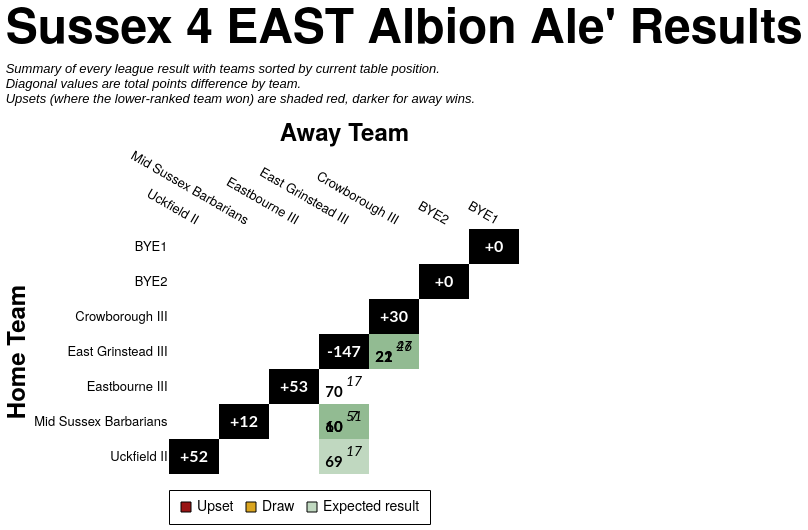

This figure's Vega-Lite source:
### Vega-Lite specification from a JSON file in a GitHub repository (floating-point values rounded to 4 significant figures)
{"config": {"axis": {"labelFont": "PT Sans Narrow, Helvetica Neue, Helvetica, Arial, sans-serif", "titleFont": "PT Sans Narrow, Helvetica Neue, Helvetica, Arial, sans-serif", "labelFontSize": 13, "titleFontSize": 24, "gridColor": "#202947", "gridOpacity": 0.2, "zindex": 1}, "text": {"font": "Lato, sans-serif"}, "bar": {"cornerRadiusEnd": 5}, "header": {"labelFont": "PT Sans Narrow, Helvetica Neue, Helvetica, Arial, sans-serif", "titleFont": "PT Sans Narrow, Helvetica Neue, Helvetica, Arial, sans-serif", "labelFontSize": 24, "titleFontSize": 28, "labelFontWeight": "bold", "orient": "left"}, "legend": {"labelFont": "PT Sans Narrow, Helvetica Neue, Helvetica, Arial, sans-serif", "titleFont": "PT Sans Narrow, Helvetica Neue, Helvetica, Arial, sans-serif", "labelFontSize": 14, "titleFontSize": 16, "titlePadding": 5, "fillColor": "white", "strokeColor": "black", "padding": 10, "titleFontWeight": "lighter", "titleFontStyle": "italic", "titleColor": "gray", "offset": 10}, "title": {"font": "PT Sans Narrow, Helvetica Neue, Helvetica, Arial, sans-serif", "fontSize": 48, "fontWeight": "bold", "anchor": "start", "align": "center", "titlePadding": 20, "subtitlePadding": 10, "subtitleFontSize": 13, "subtitleColor": "", "subtitleFontStyle": "italic", "offset": 15, "color": "black"}, "axisX": {"labelAngle": 0}, "facet": {"title": null, "header": null, "align": {"row": "each", "column": "each"}, "spacing": 10}, "resolve": {"scale": {"y": "independent", "facet": "independent"}}, "background": "transparent", "scale": {"offsetBandPaddingOuter": 0.2, "offsetBandPaddingInner": 0.1}, "view": {"stroke": null, "background": "transparent"}}, "layer": [{"data": {"name": "data-11dd97be24bd089bdf8bda97d93902e6"}, "mark": {"type": "rect"}, "encoding": {"color": {"field": "unexpected_result", "legend": {"labelExpr": "datum.value === 'Upset (Away Win)' ? 'Upset' : datum.value", "labelLimit": 220, "offset": 16, "orient": "bottom", "symbolStrokeColor": "black", "symbolStrokeWidth": 1, "values": ["Upset (Away Win)", "Draw", "Expected result"]}, "scale": {"domain": ["Expected result", "Upset (Home Win)", "Upset (Away Win)", "Draw", "To be played", "N/A"], "range": ["#146f1444", "#991515bb", "#991515", "goldenrod", "white", "black"]}, "title": null, "type": "nominal"}, "opacity": {"condition": {"test": "datum.home_team == param_36['home_team'] || datum.away_team == param_36['home_team'] || !isValid(param_36['home_team'])", "value": 1.0}, "value": 0.1}, "tooltip": [{"field": "home_team", "title": "Home", "type": "nominal"}, {"field": "away_team", "title": "Away", "type": "nominal"}, {"field": "home_score_text", "title": "Home Score", "type": "nominal"}, {"field": "away_score_text", "title": "Away Score", "type": "nominal"}, {"field": "result", "title": "Result", "type": "nominal"}, {"field": "unexpected_result", "title": "Unexpectedness", "type": "nominal"}, {"field": "date", "format": "%d %b %Y", "title": "Date", "type": "temporal"}], "x": {"axis": {"domain": false, "grid": false, "labelAngle": 30, "orient": "top", "ticks": false}, "field": "away_team", "sort": ["Uckfield II", "Mid Sussex Barbarians", "Eastbourne III", "East Grinstead III", "Crowborough III", "BYE2", "BYE1"], "title": "Away Team", "type": "nominal"}, "y": {"axis": {"domain": false, "grid": false, "ticks": false}, "field": "home_team", "sort": ["BYE1", "BYE2", "Crowborough III", "East Grinstead III", "Eastbourne III", "Mid Sussex Barbarians", "Uckfield II"], "title": "Home Team", "type": "nominal"}}, "name": "view_37"}, {"data": {"name": "data-11dd97be24bd089bdf8bda97d93902e6"}, "mark": {"type": "text", "fontStyle": "italic", "size": 14, "xOffset": 10, "yOffset": -5}, "encoding": {"color": {"condition": {"test": "(datum.home_team == param_36['home_team'] || datum.away_team == param_36['home_team'] || !isValid(param_36['home_team'])) && datum.unexpected_result == 'Expected result'", "value": "black"}, "value": "white"}, "text": {"field": "away_score_text", "type": "nominal"}, "x": {"field": "away_team", "sort": ["Uckfield II", "Mid Sussex Barbarians", "Eastbourne III", "East Grinstead III", "Crowborough III", "BYE2", "BYE1"], "type": "nominal"}, "y": {"field": "home_team", "sort": ["BYE1", "BYE2", "Crowborough III", "East Grinstead III", "Eastbourne III", "Mid Sussex Barbarians", "Uckfield II"], "type": "nominal"}}, "transform": [{"filter": "datum.away_score_text != '' && datum.away_score_text != 'WO'"}]}, {"data": {"name": "data-11dd97be24bd089bdf8bda97d93902e6"}, "mark": {"type": "text", "size": 12, "xOffset": 10, "yOffset": -5}, "encoding": {"color": {"condition": {"test": "(datum.home_team == param_36['home_team'] || datum.away_team == param_36['home_team'] || !isValid(param_36['home_team'])) && datum.unexpected_result == 'Expected result'", "value": "black"}, "value": "white"}, "text": {"field": "away_score_text", "type": "nominal"}, "x": {"field": "away_team", "sort": ["Uckfield II", "Mid Sussex Barbarians", "Eastbourne III", "East Grinstead III", "Crowborough III", "BYE2", "BYE1"], "type": "nominal"}, "y": {"field": "home_team", "sort": ["BYE1", "BYE2", "Crowborough III", "East Grinstead III", "Eastbourne III", "Mid Sussex Barbarians", "Uckfield II"], "type": "nominal"}}, "transform": [{"filter": "datum.away_score_text == 'WO'"}]}, {"data": {"name": "data-11dd97be24bd089bdf8bda97d93902e6"}, "mark": {"type": "text", "fontWeight": "bold", "size": 15, "xOffset": -10, "yOffset": 5}, "encoding": {"color": {"condition": {"test": "(datum.home_team == param_36['home_team'] || datum.away_team == param_36['home_team'] || !isValid(param_36['home_team'])) && datum.unexpected_result == 'Expected result'", "value": "black"}, "value": "white"}, "text": {"field": "home_score_text", "type": "nominal"}, "x": {"field": "away_team", "sort": ["Uckfield II", "Mid Sussex Barbarians", "Eastbourne III", "East Grinstead III", "Crowborough III", "BYE2", "BYE1"], "type": "nominal"}, "y": {"field": "home_team", "sort": ["BYE1", "BYE2", "Crowborough III", "East Grinstead III", "Eastbourne III", "Mid Sussex Barbarians", "Uckfield II"], "type": "nominal"}}, "transform": [{"filter": "datum.home_score_text != '' && datum.home_score_text != 'WO'"}]}, {"data": {"name": "data-11dd97be24bd089bdf8bda97d93902e6"}, "mark": {"type": "text", "size": 12, "xOffset": -10, "yOffset": 5}, "encoding": {"color": {"condition": {"test": "(datum.home_team == param_36['home_team'] || datum.away_team == param_36['home_team'] || !isValid(param_36['home_team'])) && datum.unexpected_result == 'Expected result'", "value": "black"}, "value": "white"}, "text": {"field": "home_score_text", "type": "nominal"}, "x": {"field": "away_team", "sort": ["Uckfield II", "Mid Sussex Barbarians", "Eastbourne III", "East Grinstead III", "Crowborough III", "BYE2", "BYE1"], "type": "nominal"}, "y": {"field": "home_team", "sort": ["BYE1", "BYE2", "Crowborough III", "East Grinstead III", "Eastbourne III", "Mid Sussex Barbarians", "Uckfield II"], "type": "nominal"}}, "transform": [{"filter": "datum.home_score_text == 'WO'"}]}, {"data": {"name": "data-c7181a663290c887d7b894ee8ee2b6f8"}, "mark": {"type": "text", "color": "white", "fontWeight": "bold", "size": 16}, "encoding": {"text": {"field": "display_text", "type": "nominal"}, "tooltip": [{"field": "home_team", "title": "Team", "type": "nominal"}, {"field": "display_text", "title": "Points Difference", "type": "nominal"}], "x": {"field": "away_team", "sort": ["Uckfield II", "Mid Sussex Barbarians", "Eastbourne III", "East Grinstead III", "Crowborough III", "BYE2", "BYE1"], "type": "nominal"}, "y": {"field": "home_team", "sort": ["BYE1", "BYE2", "Crowborough III", "East Grinstead III", "Eastbourne III", "Mid Sussex Barbarians", "Uckfield II"], "type": "nominal"}}}], "height": {"step": 35}, "params": [{"name": "param_36", "select": {"type": "point", "clear": "dblclick", "fields": ["home_team"], "on": "click"}, "value": null, "views": ["view_37"]}], "title": {"text": "Sussex 4 EAST Albion Ale' Results", "subtitle": ["Summary of every league result with teams sorted by current table position.", "Diagonal values are total points difference by team.", "Upsets (where the lower-ranked team won) are shaded red, darker for away wins."]}, "width": {"step": 50}, "$schema": "https://vega.github.io/schema/vega-lite/v5.20.1.json", "datasets": {"data-11dd97be24bd089bdf8bda97d93902e6": [{"home_team": "BYE1", "away_team": "BYE1", "match_id": null, "date": "", "home_score": null, "away_score": null, "home_walkover": null, "away_walkover": null, "result": "N/A", "home_score_text": "", "away_score_text": "", "wo_result": "", "score_text": "", "display_text": "+0", "is_diagonal": true, "result_simple": "N/A", "unexpected_result": "N/A", "unexpected_opacity": 1.0}, {"home_team": "BYE1", "away_team": "BYE2", "match_id": null, "date": "", "home_score": null, "away_score": null, "home_walkover": null, "away_walkover": null, "result": "To be played", "home_score_text": "", "away_score_text": "", "wo_result": "", "score_text": "", "display_text": "", "is_diagonal": false, "result_simple": "To be played", "unexpected_result": "To be played", "unexpected_opacity": 1.0}, {"home_team": "BYE1", "away_team": "Crowborough III", "match_id": null, "date": "", "home_score": null, "away_score": null, "home_walkover": null, "away_walkover": null, "result": "To be played", "home_score_text": "", "away_score_text": "", "wo_result": "", "score_text": "", "display_text": "", "is_diagonal": false, "result_simple": "To be played", "unexpected_result": "To be played", "unexpected_opacity": 1.0}, {"home_team": "BYE1", "away_team": "East Grinstead III", "match_id": "741899", "date": "2018-10-06T00:00:00", "home_score": null, "away_score": null, "home_walkover": false, "away_walkover": false, "result": "To be played", "home_score_text": "", "away_score_text": "", "wo_result": "", "score_text": "", "display_text": "", "is_diagonal": false, "result_simple": "To be played", "unexpected_result": "To be played", "unexpected_opacity": 1.0}, {"home_team": "BYE1", "away_team": "Eastbourne III", "match_id": null, "date": "", "home_score": null, "away_score": null, "home_walkover": null, "away_walkover": null, "result": "To be played", "home_score_text": "", "away_score_text": "", "wo_result": "", "score_text": "", "display_text": "", "is_diagonal": false, "result_simple": "To be played", "unexpected_result": "To be played", "unexpected_opacity": 1.0}, {"home_team": "BYE1", "away_team": "Mid Sussex Barbarians", "match_id": null, "date": "", "home_score": null, "away_score": null, "home_walkover": null, "away_walkover": null, "result": "To be played", "home_score_text": "", "away_score_text": "", "wo_result": "", "score_text": "", "display_text": "", "is_diagonal": false, "result_simple": "To be played", "unexpected_result": "To be played", "unexpected_opacity": 1.0}, {"home_team": "BYE1", "away_team": "Uckfield II", "match_id": null, "date": "", "home_score": null, "away_score": null, "home_walkover": null, "away_walkover": null, "result": "To be played", "home_score_text": "", "away_score_text": "", "wo_result": "", "score_text": "", "display_text": "", "is_diagonal": false, "result_simple": "To be played", "unexpected_result": "To be played", "unexpected_opacity": 1.0}, {"home_team": "BYE2", "away_team": "BYE1", "match_id": null, "date": "", "home_score": null, "away_score": null, "home_walkover": null, "away_walkover": null, "result": "To be played", "home_score_text": "", "away_score_text": "", "wo_result": "", "score_text": "", "display_text": "", "is_diagonal": false, "result_simple": "To be played", "unexpected_result": "To be played", "unexpected_opacity": 1.0}, {"home_team": "BYE2", "away_team": "BYE2", "match_id": null, "date": "", "home_score": null, "away_score": null, "home_walkover": null, "away_walkover": null, "result": "N/A", "home_score_text": "", "away_score_text": "", "wo_result": "", "score_text": "", "display_text": "+0", "is_diagonal": true, "result_simple": "N/A", "unexpected_result": "N/A", "unexpected_opacity": 1.0}, {"home_team": "BYE2", "away_team": "Crowborough III", "match_id": null, "date": "", "home_score": null, "away_score": null, "home_walkover": null, "away_walkover": null, "result": "To be played", "home_score_text": "", "away_score_text": "", "wo_result": "", "score_text": "", "display_text": "", "is_diagonal": false, "result_simple": "To be played", "unexpected_result": "To be played", "unexpected_opacity": 1.0}, {"home_team": "BYE2", "away_team": "East Grinstead III", "match_id": "741892", "date": "2018-09-22T00:00:00", "home_score": null, "away_score": null, "home_walkover": false, "away_walkover": false, "result": "To be played", "home_score_text": "", "away_score_text": "", "wo_result": "", "score_text": "", "display_text": "", "is_diagonal": false, "result_simple": "To be played", "unexpected_result": "To be played", "unexpected_opacity": 1.0}, {"home_team": "BYE2", "away_team": "Eastbourne III", "match_id": null, "date": "", "home_score": null, "away_score": null, "home_walkover": null, "away_walkover": null, "result": "To be played", "home_score_text": "", "away_score_text": "", "wo_result": "", "score_text": "", "display_text": "", "is_diagonal": false, "result_simple": "To be played", "unexpected_result": "To be played", "unexpected_opacity": 1.0}, {"home_team": "BYE2", "away_team": "Mid Sussex Barbarians", "match_id": null, "date": "", "home_score": null, "away_score": null, "home_walkover": null, "away_walkover": null, "result": "To be played", "home_score_text": "", "away_score_text": "", "wo_result": "", "score_text": "", "display_text": "", "is_diagonal": false, "result_simple": "To be played", "unexpected_result": "To be played", "unexpected_opacity": 1.0}, {"home_team": "BYE2", "away_team": "Uckfield II", "match_id": null, "date": "", "home_score": null, "away_score": null, "home_walkover": null, "away_walkover": null, "result": "To be played", "home_score_text": "", "away_score_text": "", "wo_result": "", "score_text": "", "display_text": "", "is_diagonal": false, "result_simple": "To be played", "unexpected_result": "To be played", "unexpected_opacity": 1.0}, {"home_team": "Crowborough III", "away_team": "BYE1", "match_id": null, "date": "", "home_score": null, "away_score": null, "home_walkover": null, "away_walkover": null, "result": "To be played", "home_score_text": "", "away_score_text": "", "wo_result": "", "score_text": "", "display_text": "", "is_diagonal": false, "result_simple": "To be played", "unexpected_result": "To be played", "unexpected_opacity": 1.0}, {"home_team": "Crowborough III", "away_team": "BYE2", "match_id": null, "date": "", "home_score": null, "away_score": null, "home_walkover": null, "away_walkover": null, "result": "To be played", "home_score_text": "", "away_score_text": "", "wo_result": "", "score_text": "", "display_text": "", "is_diagonal": false, "result_simple": "To be played", "unexpected_result": "To be played", "unexpected_opacity": 1.0}, {"home_team": "Crowborough III", "away_team": "Crowborough III", "match_id": null, "date": "", "home_score": null, "away_score": null, "home_walkover": null, "away_walkover": null, "result": "N/A", "home_score_text": "", "away_score_text": "", "wo_result": "", "score_text": "", "display_text": "+30", "is_diagonal": true, "result_simple": "N/A", "unexpected_result": "N/A", "unexpected_opacity": 1.0}, {"home_team": "Crowborough III", "away_team": "East Grinstead III", "match_id": "741912", "date": "2018-11-03T00:00:00", "home_score": null, "away_score": null, "home_walkover": false, "away_walkover": false, "result": "To be played", "home_score_text": "", "away_score_text": "", "wo_result": "", "score_text": "", "display_text": "", "is_diagonal": false, "result_simple": "To be played", "unexpected_result": "To be played", "unexpected_opacity": 1.0}, {"home_team": "Crowborough III", "away_team": "Eastbourne III", "match_id": null, "date": "", "home_score": null, "away_score": null, "home_walkover": null, "away_walkover": null, "result": "To be played", "home_score_text": "", "away_score_text": "", "wo_result": "", "score_text": "", "display_text": "", "is_diagonal": false, "result_simple": "To be played", "unexpected_result": "To be played", "unexpected_opacity": 1.0}, {"home_team": "Crowborough III", "away_team": "Mid Sussex Barbarians", "match_id": null, "date": "", "home_score": null, "away_score": null, "home_walkover": null, "away_walkover": null, "result": "To be played", "home_score_text": "", "away_score_text": "", "wo_result": "", "score_text": "", "display_text": "", "is_diagonal": false, "result_simple": "To be played", "unexpected_result": "To be played", "unexpected_opacity": 1.0}, {"home_team": "Crowborough III", "away_team": "Uckfield II", "match_id": null, "date": "", "home_score": null, "away_score": null, "home_walkover": null, "away_walkover": null, "result": "To be played", "home_score_text": "", "away_score_text": "", "wo_result": "", "score_text": "", "display_text": "", "is_diagonal": false, "result_simple": "To be played", "unexpected_result": "To be played", "unexpected_opacity": 1.0}, {"home_team": "East Grinstead III", "away_team": "BYE1", "match_id": "741921", "date": "2018-12-08T00:00:00", "home_score": null, "away_score": null, "home_walkover": false, "away_walkover": false, "result": "To be played", "home_score_text": "", "away_score_text": "", "wo_result": "", "score_text": "", "display_text": "", "is_diagonal": false, "result_simple": "To be played", "unexpected_result": "To be played", "unexpected_opacity": 1.0}, {"home_team": "East Grinstead III", "away_team": "BYE2", "match_id": "741914", "date": "2018-11-17T00:00:00", "home_score": null, "away_score": null, "home_walkover": false, "away_walkover": false, "result": "To be played", "home_score_text": "", "away_score_text": "", "wo_result": "", "score_text": "", "display_text": "", "is_diagonal": false, "result_simple": "To be played", "unexpected_result": "To be played", "unexpected_opacity": 1.0}, {"home_team": "East Grinstead III", "away_team": "Crowborough III", "match_id": "750544", "date": "2019-03-09T00:00:00", "home_score": 22, "away_score": 26, "home_walkover": false, "away_walkover": false, "result": "Away Win (LBP)", "home_score_text": "22", "away_score_text": "26", "wo_result": "", "score_text": "22-26", "display_text": "22-26", "is_diagonal": false, "result_simple": "Away Win", "unexpected_result": "Expected result", "unexpected_opacity": 0.25}, {"home_team": "East Grinstead III", "away_team": "Crowborough III", "match_id": "741888", "date": "2018-09-15T00:00:00", "home_score": 21, "away_score": 47, "home_walkover": false, "away_walkover": false, "result": "Away Win", "home_score_text": "21", "away_score_text": "47", "wo_result": "", "score_text": "21-47", "display_text": "21-47", "is_diagonal": false, "result_simple": "Away Win", "unexpected_result": "Expected result", "unexpected_opacity": 0.25}, {"home_team": "East Grinstead III", "away_team": "East Grinstead III", "match_id": null, "date": "", "home_score": null, "away_score": null, "home_walkover": null, "away_walkover": null, "result": "N/A", "home_score_text": "", "away_score_text": "", "wo_result": "", "score_text": "", "display_text": "-147", "is_diagonal": true, "result_simple": "N/A", "unexpected_result": "N/A", "unexpected_opacity": 1.0}, {"home_team": "East Grinstead III", "away_team": "Eastbourne III", "match_id": "741895", "date": "2018-09-29T00:00:00", "home_score": null, "away_score": null, "home_walkover": false, "away_walkover": false, "result": "To be played", "home_score_text": "", "away_score_text": "", "wo_result": "", "score_text": "", "display_text": "", "is_diagonal": false, "result_simple": "To be played", "unexpected_result": "To be played", "unexpected_opacity": 1.0}, {"home_team": "East Grinstead III", "away_team": "Mid Sussex Barbarians", "match_id": "741931", "date": "2019-01-05T00:00:00", "home_score": null, "away_score": null, "home_walkover": false, "away_walkover": false, "result": "To be played", "home_score_text": "", "away_score_text": "", "wo_result": "", "score_text": "", "display_text": "", "is_diagonal": false, "result_simple": "To be played", "unexpected_result": "To be played", "unexpected_opacity": 1.0}, {"home_team": "East Grinstead III", "away_team": "Uckfield II", "match_id": "750542", "date": "2019-02-09T00:00:00", "home_score": null, "away_score": null, "home_walkover": false, "away_walkover": false, "result": "To be played", "home_score_text": "", "away_score_text": "", "wo_result": "", "score_text": "", "display_text": "", "is_diagonal": false, "result_simple": "To be played", "unexpected_result": "To be played", "unexpected_opacity": 1.0}, {"home_team": "East Grinstead III", "away_team": "Uckfield II", "match_id": "741933", "date": "2019-01-12T00:00:00", "home_score": null, "away_score": null, "home_walkover": false, "away_walkover": false, "result": "To be played", "home_score_text": "", "away_score_text": "", "wo_result": "", "score_text": "", "display_text": "", "is_diagonal": false, "result_simple": "To be played", "unexpected_result": "To be played", "unexpected_opacity": 1.0}, {"home_team": "Eastbourne III", "away_team": "BYE1", "match_id": null, "date": "", "home_score": null, "away_score": null, "home_walkover": null, "away_walkover": null, "result": "To be played", "home_score_text": "", "away_score_text": "", "wo_result": "", "score_text": "", "display_text": "", "is_diagonal": false, "result_simple": "To be played", "unexpected_result": "To be played", "unexpected_opacity": 1.0}, {"home_team": "Eastbourne III", "away_team": "BYE2", "match_id": null, "date": "", "home_score": null, "away_score": null, "home_walkover": null, "away_walkover": null, "result": "To be played", "home_score_text": "", "away_score_text": "", "wo_result": "", "score_text": "", "display_text": "", "is_diagonal": false, "result_simple": "To be played", "unexpected_result": "To be played", "unexpected_opacity": 1.0}, {"home_team": "Eastbourne III", "away_team": "Crowborough III", "match_id": null, "date": "", "home_score": null, "away_score": null, "home_walkover": null, "away_walkover": null, "result": "To be played", "home_score_text": "", "away_score_text": "", "wo_result": "", "score_text": "", "display_text": "", "is_diagonal": false, "result_simple": "To be played", "unexpected_result": "To be played", "unexpected_opacity": 1.0}, {"home_team": "Eastbourne III", "away_team": "East Grinstead III", "match_id": "750546", "date": "2019-03-23T00:00:00", "home_score": 70, "away_score": 17, "home_walkover": false, "away_walkover": false, "result": "Home Win", "home_score_text": "70", "away_score_text": "17", "wo_result": "", "score_text": "70-17", "display_text": "70-17", "is_diagonal": false, "result_simple": "Home Win", "unexpected_result": "Expected result", "unexpected_opacity": 0.25}, {"home_team": "Eastbourne III", "away_team": "East Grinstead III", "match_id": "741919", "date": "2018-12-01T00:00:00", "home_score": null, "away_score": null, "home_walkover": false, "away_walkover": false, "result": "To be played", "home_score_text": "", "away_score_text": "", "wo_result": "", "score_text": "", "display_text": "", "is_diagonal": false, "result_simple": "To be played", "unexpected_result": "To be played", "unexpected_opacity": 1.0}, {"home_team": "Eastbourne III", "away_team": "Eastbourne III", "match_id": null, "date": "", "home_score": null, "away_score": null, "home_walkover": null, "away_walkover": null, "result": "N/A", "home_score_text": "", "away_score_text": "", "wo_result": "", "score_text": "", "display_text": "+53", "is_diagonal": true, "result_simple": "N/A", "unexpected_result": "N/A", "unexpected_opacity": 1.0}, {"home_team": "Eastbourne III", "away_team": "Mid Sussex Barbarians", "match_id": null, "date": "", "home_score": null, "away_score": null, "home_walkover": null, "away_walkover": null, "result": "To be played", "home_score_text": "", "away_score_text": "", "wo_result": "", "score_text": "", "display_text": "", "is_diagonal": false, "result_simple": "To be played", "unexpected_result": "To be played", "unexpected_opacity": 1.0}, {"home_team": "Eastbourne III", "away_team": "Uckfield II", "match_id": null, "date": "", "home_score": null, "away_score": null, "home_walkover": null, "away_walkover": null, "result": "To be played", "home_score_text": "", "away_score_text": "", "wo_result": "", "score_text": "", "display_text": "", "is_diagonal": false, "result_simple": "To be played", "unexpected_result": "To be played", "unexpected_opacity": 1.0}, {"home_team": "Mid Sussex Barbarians", "away_team": "BYE1", "match_id": null, "date": "", "home_score": null, "away_score": null, "home_walkover": null, "away_walkover": null, "result": "To be played", "home_score_text": "", "away_score_text": "", "wo_result": "", "score_text": "", "display_text": "", "is_diagonal": false, "result_simple": "To be played", "unexpected_result": "To be played", "unexpected_opacity": 1.0}, {"home_team": "Mid Sussex Barbarians", "away_team": "BYE2", "match_id": null, "date": "", "home_score": null, "away_score": null, "home_walkover": null, "away_walkover": null, "result": "To be played", "home_score_text": "", "away_score_text": "", "wo_result": "", "score_text": "", "display_text": "", "is_diagonal": false, "result_simple": "To be played", "unexpected_result": "To be played", "unexpected_opacity": 1.0}, {"home_team": "Mid Sussex Barbarians", "away_team": "Crowborough III", "match_id": null, "date": "", "home_score": null, "away_score": null, "home_walkover": null, "away_walkover": null, "result": "To be played", "home_score_text": "", "away_score_text": "", "wo_result": "", "score_text": "", "display_text": "", "is_diagonal": false, "result_simple": "To be played", "unexpected_result": "To be played", "unexpected_opacity": 1.0}, {"home_team": "Mid Sussex Barbarians", "away_team": "East Grinstead III", "match_id": "750537", "date": "2019-02-16T00:00:00", "home_score": 10, "away_score": 51, "home_walkover": false, "away_walkover": false, "result": "Away Win", "home_score_text": "10", "away_score_text": "51", "wo_result": "", "score_text": "10-51", "display_text": "10-51", "is_diagonal": false, "result_simple": "Away Win", "unexpected_result": "Expected result", "unexpected_opacity": 0.25}, {"home_team": "Mid Sussex Barbarians", "away_team": "East Grinstead III", "match_id": "741906", "date": "2018-10-27T00:00:00", "home_score": 60, "away_score": 7, "home_walkover": false, "away_walkover": false, "result": "Home Win", "home_score_text": "60", "away_score_text": "7", "wo_result": "", "score_text": "60-7", "display_text": "60-7", "is_diagonal": false, "result_simple": "Home Win", "unexpected_result": "Expected result", "unexpected_opacity": 0.25}, {"home_team": "Mid Sussex Barbarians", "away_team": "Eastbourne III", "match_id": null, "date": "", "home_score": null, "away_score": null, "home_walkover": null, "away_walkover": null, "result": "To be played", "home_score_text": "", "away_score_text": "", "wo_result": "", "score_text": "", "display_text": "", "is_diagonal": false, "result_simple": "To be played", "unexpected_result": "To be played", "unexpected_opacity": 1.0}, {"home_team": "Mid Sussex Barbarians", "away_team": "Mid Sussex Barbarians", "match_id": null, "date": "", "home_score": null, "away_score": null, "home_walkover": null, "away_walkover": null, "result": "N/A", "home_score_text": "", "away_score_text": "", "wo_result": "", "score_text": "", "display_text": "+12", "is_diagonal": true, "result_simple": "N/A", "unexpected_result": "N/A", "unexpected_opacity": 1.0}, {"home_team": "Mid Sussex Barbarians", "away_team": "Uckfield II", "match_id": null, "date": "", "home_score": null, "away_score": null, "home_walkover": null, "away_walkover": null, "result": "To be played", "home_score_text": "", "away_score_text": "", "wo_result": "", "score_text": "", "display_text": "", "is_diagonal": false, "result_simple": "To be played", "unexpected_result": "To be played", "unexpected_opacity": 1.0}, {"home_team": "Uckfield II", "away_team": "BYE1", "match_id": null, "date": "", "home_score": null, "away_score": null, "home_walkover": null, "away_walkover": null, "result": "To be played", "home_score_text": "", "away_score_text": "", "wo_result": "", "score_text": "", "display_text": "", "is_diagonal": false, "result_simple": "To be played", "unexpected_result": "To be played", "unexpected_opacity": 1.0}, {"home_team": "Uckfield II", "away_team": "BYE2", "match_id": null, "date": "", "home_score": null, "away_score": null, "home_walkover": null, "away_walkover": null, "result": "To be played", "home_score_text": "", "away_score_text": "", "wo_result": "", "score_text": "", "display_text": "", "is_diagonal": false, "result_simple": "To be played", "unexpected_result": "To be played", "unexpected_opacity": 1.0}, {"home_team": "Uckfield II", "away_team": "Crowborough III", "match_id": null, "date": "", "home_score": null, "away_score": null, "home_walkover": null, "away_walkover": null, "result": "To be played", "home_score_text": "", "away_score_text": "", "wo_result": "", "score_text": "", "display_text": "", "is_diagonal": false, "result_simple": "To be played", "unexpected_result": "To be played", "unexpected_opacity": 1.0}, {"home_team": "Uckfield II", "away_team": "East Grinstead III", "match_id": "741884", "date": "2018-09-08T00:00:00", "home_score": 69, "away_score": 17, "home_walkover": false, "away_walkover": false, "result": "Home Win", "home_score_text": "69", "away_score_text": "17", "wo_result": "", "score_text": "69-17", "display_text": "69-17", "is_diagonal": false, "result_simple": "Home Win", "unexpected_result": "Expected result", "unexpected_opacity": 0.25}, {"home_team": "Uckfield II", "away_team": "Eastbourne III", "match_id": null, "date": "", "home_score": null, "away_score": null, "home_walkover": null, "away_walkover": null, "result": "To be played", "home_score_text": "", "away_score_text": "", "wo_result": "", "score_text": "", "display_text": "", "is_diagonal": false, "result_simple": "To be played", "unexpected_result": "To be played", "unexpected_opacity": 1.0}, {"home_team": "Uckfield II", "away_team": "Mid Sussex Barbarians", "match_id": null, "date": "", "home_score": null, "away_score": null, "home_walkover": null, "away_walkover": null, "result": "To be played", "home_score_text": "", "away_score_text": "", "wo_result": "", "score_text": "", "display_text": "", "is_diagonal": false, "result_simple": "To be played", "unexpected_result": "To be played", "unexpected_opacity": 1.0}, {"home_team": "Uckfield II", "away_team": "Uckfield II", "match_id": null, "date": "", "home_score": null, "away_score": null, "home_walkover": null, "away_walkover": null, "result": "N/A", "home_score_text": "", "away_score_text": "", "wo_result": "", "score_text": "", "display_text": "+52", "is_diagonal": true, "result_simple": "N/A", "unexpected_result": "N/A", "unexpected_opacity": 1.0}], "data-c7181a663290c887d7b894ee8ee2b6f8": [{"home_team": "BYE1", "away_team": "BYE1", "match_id": null, "date": "", "home_score": null, "away_score": null, "home_walkover": null, "away_walkover": null, "result": "N/A", "home_score_text": "", "away_score_text": "", "wo_result": "", "score_text": "", "display_text": "+0", "is_diagonal": true, "result_simple": "N/A", "unexpected_result": "N/A", "unexpected_opacity": 1.0}, {"home_team": "BYE2", "away_team": "BYE2", "match_id": null, "date": "", "home_score": null, "away_score": null, "home_walkover": null, "away_walkover": null, "result": "N/A", "home_score_text": "", "away_score_text": "", "wo_result": "", "score_text": "", "display_text": "+0", "is_diagonal": true, "result_simple": "N/A", "unexpected_result": "N/A", "unexpected_opacity": 1.0}, {"home_team": "Crowborough III", "away_team": "Crowborough III", "match_id": null, "date": "", "home_score": null, "away_score": null, "home_walkover": null, "away_walkover": null, "result": "N/A", "home_score_text": "", "away_score_text": "", "wo_result": "", "score_text": "", "display_text": "+30", "is_diagonal": true, "result_simple": "N/A", "unexpected_result": "N/A", "unexpected_opacity": 1.0}, {"home_team": "East Grinstead III", "away_team": "East Grinstead III", "match_id": null, "date": "", "home_score": null, "away_score": null, "home_walkover": null, "away_walkover": null, "result": "N/A", "home_score_text": "", "away_score_text": "", "wo_result": "", "score_text": "", "display_text": "-147", "is_diagonal": true, "result_simple": "N/A", "unexpected_result": "N/A", "unexpected_opacity": 1.0}, {"home_team": "Eastbourne III", "away_team": "Eastbourne III", "match_id": null, "date": "", "home_score": null, "away_score": null, "home_walkover": null, "away_walkover": null, "result": "N/A", "home_score_text": "", "away_score_text": "", "wo_result": "", "score_text": "", "display_text": "+53", "is_diagonal": true, "result_simple": "N/A", "unexpected_result": "N/A", "unexpected_opacity": 1.0}, {"home_team": "Mid Sussex Barbarians", "away_team": "Mid Sussex Barbarians", "match_id": null, "date": "", "home_score": null, "away_score": null, "home_walkover": null, "away_walkover": null, "result": "N/A", "home_score_text": "", "away_score_text": "", "wo_result": "", "score_text": "", "display_text": "+12", "is_diagonal": true, "result_simple": "N/A", "unexpected_result": "N/A", "unexpected_opacity": 1.0}, {"home_team": "Uckfield II", "away_team": "Uckfield II", "match_id": null, "date": "", "home_score": null, "away_score": null, "home_walkover": null, "away_walkover": null, "result": "N/A", "home_score_text": "", "away_score_text": "", "wo_result": "", "score_text": "", "display_text": "+52", "is_diagonal": true, "result_simple": "N/A", "unexpected_result": "N/A", "unexpected_opacity": 1.0}]}}
